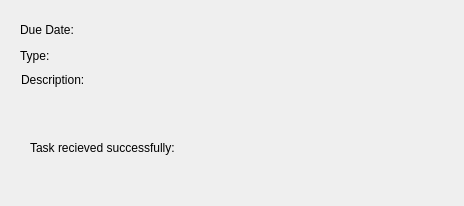
<?xml version="1.0" encoding="UTF-8"?>
<ui version="4.0">
 <class>TaskCreated</class>
 <widget class="QDialog" name="TaskCreated">
  <property name="geometry">
   <rect>
    <x>0</x>
    <y>0</y>
    <width>464</width>
    <height>206</height>
   </rect>
  </property>
  <property name="windowTitle">
   <string>Dialog</string>
  </property>
  <widget class="QLabel" name="label_2">
   <property name="geometry">
    <rect>
     <x>20</x>
     <y>40</y>
     <width>71</width>
     <height>31</height>
    </rect>
   </property>
   <property name="text">
    <string>Type:</string>
   </property>
  </widget>
  <widget class="QLabel" name="label_3">
   <property name="geometry">
    <rect>
     <x>21</x>
     <y>70</y>
     <width>91</width>
     <height>20</height>
    </rect>
   </property>
   <property name="text">
    <string>Description:</string>
   </property>
  </widget>
  <widget class="QLabel" name="label">
   <property name="geometry">
    <rect>
     <x>20</x>
     <y>20</y>
     <width>71</width>
     <height>20</height>
    </rect>
   </property>
   <property name="text">
    <string>Due Date:</string>
   </property>
  </widget>
  <widget class="QLabel" name="taskType">
   <property name="geometry">
    <rect>
     <x>70</x>
     <y>40</y>
     <width>71</width>
     <height>31</height>
    </rect>
   </property>
   <property name="text">
    <string/>
   </property>
  </widget>
  <widget class="QLabel" name="taskDescription">
   <property name="geometry">
    <rect>
     <x>120</x>
     <y>70</y>
     <width>241</width>
     <height>16</height>
    </rect>
   </property>
   <property name="text">
    <string/>
   </property>
  </widget>
  <widget class="QLabel" name="dueDate">
   <property name="geometry">
    <rect>
     <x>90</x>
     <y>20</y>
     <width>60</width>
     <height>21</height>
    </rect>
   </property>
   <property name="text">
    <string/>
   </property>
  </widget>
  <widget class="QLabel" name="label_4">
   <property name="geometry">
    <rect>
     <x>30</x>
     <y>140</y>
     <width>171</width>
     <height>16</height>
    </rect>
   </property>
   <property name="text">
    <string>Task recieved successfully:</string>
   </property>
  </widget>
  <widget class="QLabel" name="passTag">
   <property name="geometry">
    <rect>
     <x>210</x>
     <y>140</y>
     <width>111</width>
     <height>16</height>
    </rect>
   </property>
   <property name="text">
    <string/>
   </property>
  </widget>
 </widget>
 <resources/>
 <connections/>
</ui>
